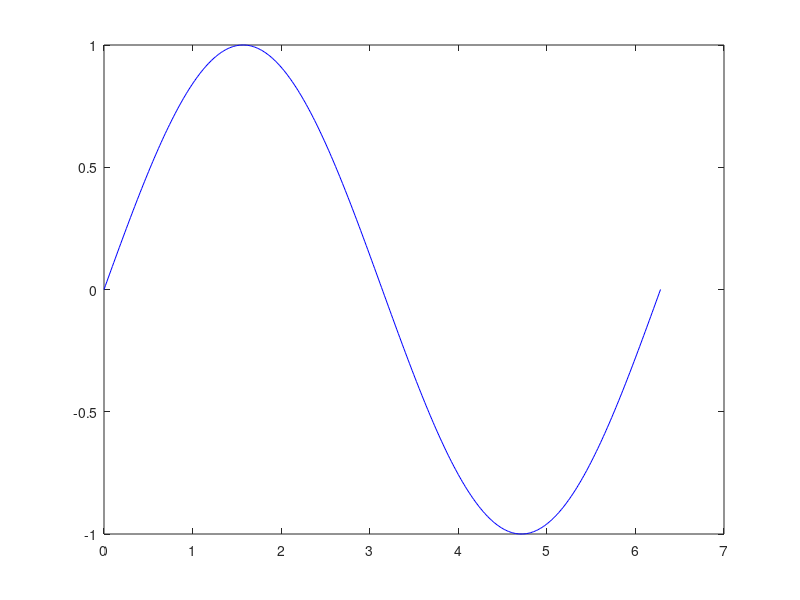

This chart was generated by the following MATLAB code: (Note: this script raises an error after producing the figure.)
% English 2D plotting smoke test
clc
disp('--- English 2D Plot Test ---')

t = linspace(0, 2*pi, 400);
y1 = sin(t);
y2 = cos(t);

figure(1);
clf;
plot(t, y1, 'b-');
hold(True);
plot(t, y2, 'r--');
title('2D Trigonometric Curves');
xlabel('Angle (rad)');
ylabel('Amplitude');
legend('sin(t)', 'cos(t)');
grid(True);
hold(False);

figure(2);
clf;
[X, Y] = meshgrid(-2:0.25:2, -2:0.25:2);
U = -Y;
V = X;
quiver(X, Y, U, V);
title('2D Vector Field');
xlabel('x');
ylabel('y');
grid(True);

disp('2D plot test completed.')
